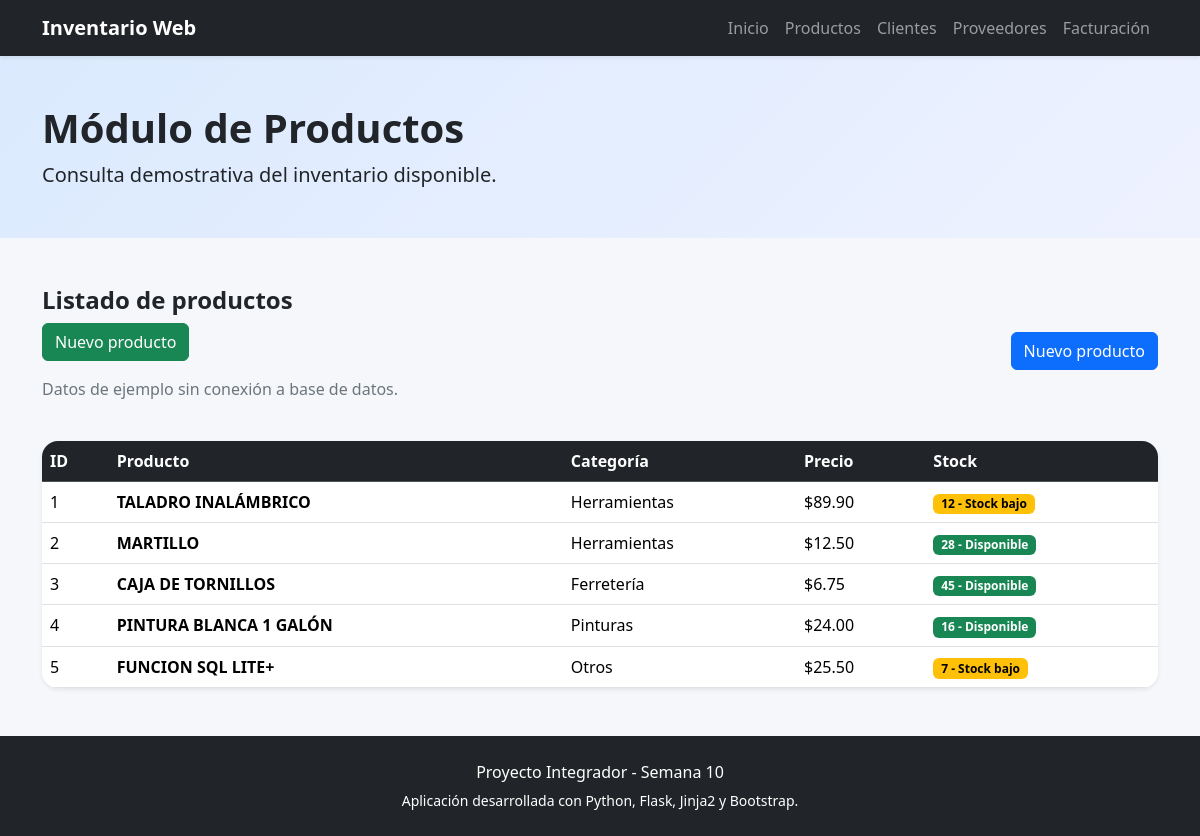
The page /productos on the database its author committed.
### tables this page shows
CREATE TABLE productos (
            id INTEGER PRIMARY KEY AUTOINCREMENT,
            nombre TEXT NOT NULL,
            categoria TEXT NOT NULL,
            precio REAL NOT NULL,
            stock INTEGER NOT NULL
        );

### app.py (the view)
@app.route("/productos")
def ver_productos():
    conexion = get_db_connection()
    filas = conexion.execute(
        "SELECT * FROM productos ORDER BY id"
    ).fetchall()
    conexion.close()
    productos = [dict(fila) for fila in filas]
    return render_template(
        "productos.html",
        productos=productos
    )

### app.py (called while the page is built)
def get_db_connection():
    conexion = sqlite3.connect(DB_PATH)
    conexion.row_factory = sqlite3.Row
    return conexion

### templates/productos.html (shortened to what this page needs)
{% extends "base.html" %}
{% block header %}Módulo de Productos{% endblock %}
{% block subtitle %}Consulta demostrativa del inventario disponible.{% endblock %}
{% block content %}
<div class="d-flex justify-content-between align-items-center mb-4">
    <div><h2 class="h4 fw-bold">Listado de productos</h2><a href="{{ url_for('nuevo_producto') }}" class="btn btn-success mb-3">
    Nuevo producto
</a><p class="text-secondary">Datos de ejemplo sin conexión a base de datos.</p></div>
    <button class="btn btn-primary" onclick="mostrarAviso('Producto')">Nuevo producto</button>
</div>
<div class="table-responsive shadow-sm rounded-4">
<table class="table table-hover align-middle mb-0">
<thead class="table-dark"><tr><th>ID</th><th>Producto</th><th>Categoría</th><th>Precio</th><th>Stock</th></tr></thead>
<tbody>
{% for producto in productos %}
<tr>
<td>{{ producto.id }}</td>
<td class="fw-semibold">{{ producto.nombre|upper }}</td>
<td>{{ producto.categoria }}</td>
<td>${{ "%.2f"|format(producto.precio) }}</td>
<td>
{% if producto.stock <= 15 %}
<span class="badge text-bg-warning">{{ producto.stock }} - Stock bajo</span>
{% else %}
<span class="badge text-bg-success">{{ producto.stock }} - Disponible</span>
{% endif %}
</td>
</tr>
{% endfor %}
</tbody>
</table>
</div>
{% endblock %}

### templates/base.html (shortened to what this page needs)
<!DOCTYPE html>
<html lang="es">
<head>
    <link href="https://cdn.jsdelivr.net/npm/bootstrap@5.3.8/dist/css/bootstrap.min.css" rel="stylesheet">
    <link rel="stylesheet" href="{{ url_for('static', filename='css/style.css') }}">
</head>
<body>
{% include "components/navbar.html" %}
<header class="hero py-5">
    <div class="container">
        <h1 class="display-6 fw-bold">{% block header %}Sistema de Inventario{% endblock %}</h1>
        <p class="lead mb-0">{% block subtitle %}Proyecto Integrador - Desarrollo de Aplicaciones Web{% endblock %}</p>
    </div>
</header>
<main class="container py-5">
    {% block content %}{% endblock %}
</main>
{% include "components/footer.html" %}
</body>
</html>

### templates/components/navbar.html (shortened to what this page needs)
<nav class="navbar navbar-expand-lg navbar-dark bg-dark shadow-sm">
    <div class="container">
        <a class="navbar-brand fw-bold" href="{{ url_for('inicio') }}">Inventario Web</a>
        <div class="collapse navbar-collapse" id="menuPrincipal">
            <ul class="navbar-nav ms-auto">
                <li class="nav-item"><a class="nav-link" href="{{ url_for('inicio') }}">Inicio</a></li>
                <li class="nav-item"><a class="nav-link" href="{{ url_for('ver_productos') }}">Productos</a></li>
                <li class="nav-item"><a class="nav-link" href="{{ url_for('ver_clientes') }}">Clientes</a></li>
                <li class="nav-item"><a class="nav-link" href="{{ url_for('ver_proveedores') }}">Proveedores</a></li>
                <li class="nav-item"><a class="nav-link" href="{{ url_for('ver_facturacion') }}">Facturación</a></li>
            </ul>
        </div>
    </div>
</nav>

### templates/components/footer.html
<footer class="bg-dark text-white text-center py-4 mt-auto">
    <div class="container">
        <p class="mb-1">Proyecto Integrador - Semana 10</p>
        <small>Aplicación desarrollada con Python, Flask, Jinja2 y Bootstrap.</small>
    </div>
</footer>

### static/css/style.css (style rules this page uses)
body { background: #f5f7fa; min-height: 100vh; }
.hero { background: linear-gradient(135deg, #dbeafe, #eef2ff); }

### rows shown on the page
productos: id "1", nombre "TALADRO INALÁMBRICO", categoria "Herramientas", precio "89.90", stock "12"
productos: id "2", nombre "MARTILLO", categoria "Herramientas", precio "12.50", stock "28"
productos: id "3", nombre "CAJA DE TORNILLOS", categoria "Ferretería", precio "6.75", stock "45"
productos: id "4", nombre "PINTURA BLANCA 1 GALÓN", categoria "Pinturas", precio "24.00", stock "16"
productos: id "5", nombre "FUNCION SQL LITE+", categoria "Otros", precio "25.50", stock "7"
